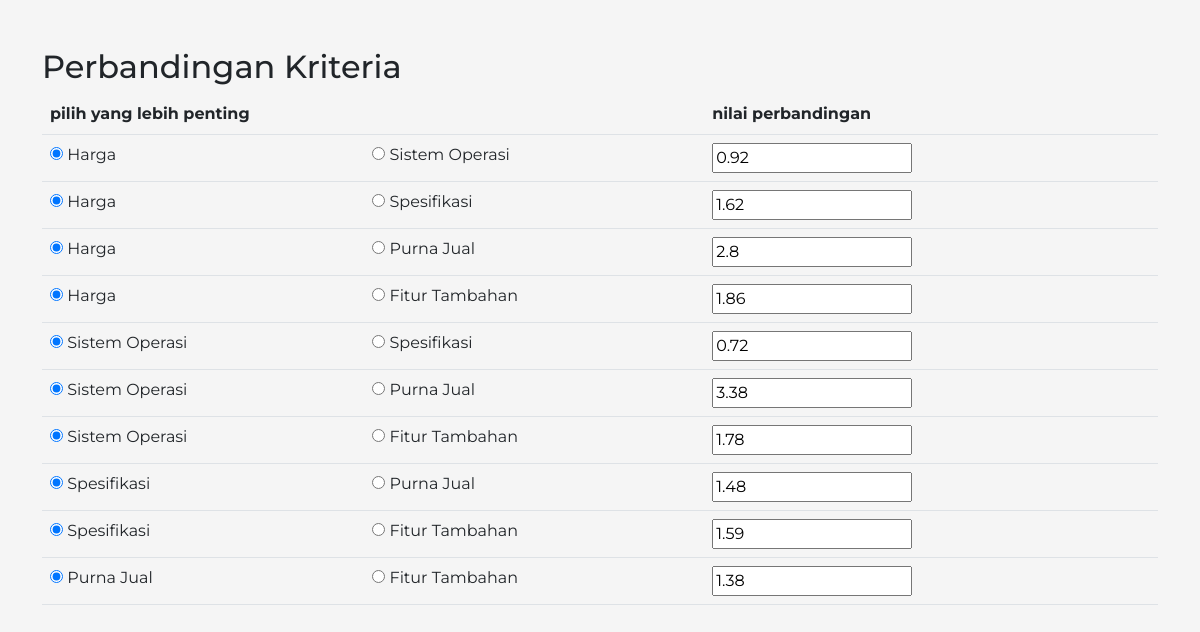
Page /bobot_kriteria.php on the committed database.
### tables this page shows
CREATE TABLE `perbandingan_kriteria` (
  `id` int(11) NOT NULL,
  `kriteria1` int(11) NOT NULL,
  `kriteria2` int(11) NOT NULL,
  `nilai` float NOT NULL
);

### config.php (called while the page is built, shortened)
<?php
	$database = 'spk_ahp_ori';
?>

### fungsi.php (the view, shortened to what this page needs)
<?php
function getKriteriaID($no_urut) {
	include('config.php');
	$query  = "SELECT id FROM kriteria ORDER BY id";
	$result = mysqli_query($koneksi, $query);
	while ($row = mysqli_fetch_array($result)) {
		$listID[] = $row['id'];
	}
	return $listID[($no_urut)];
}
function getJumlahKriteria() {
	include('config.php');
	$query  = "SELECT count(*) FROM kriteria";
	$result = mysqli_query($koneksi, $query);
	while ($row = mysqli_fetch_array($result)) {
		$jmlData = $row[0];
	}
	return $jmlData;
}
function getNilaiPerbandinganKriteria($kriteria1,$kriteria2) {
	include('config.php');
	$id_kriteria1 = getKriteriaID($kriteria1);
	$id_kriteria2 = getKriteriaID($kriteria2);
	$query  = "SELECT nilai FROM perbandingan_kriteria WHERE kriteria1 = $id_kriteria1 AND kriteria2 = $id_kriteria2";
	$result = mysqli_query($koneksi, $query);
	if (mysqli_num_rows($result)==0) {
		$nilai = 1;
	} else {
		while ($row = mysqli_fetch_array($result)) {
			$nilai = $row['nilai'];
		}
	}
	return $nilai;
}
function showTabelPerbandingan($jenis,$kriteria) {
	include('config.php');
	$disabledInput = isset($_SESSION['role']) && $_SESSION['role'] == "user" ? "disabled" : "";
	if ($kriteria == 'kriteria') {
		$n = getJumlahKriteria();
	} else {
		$n = getJumlahAlternatif();
	}
	$query = "SELECT nama FROM $kriteria ORDER BY id";
	$result	= mysqli_query($koneksi, $query);
	while ($row = mysqli_fetch_array($result)) {
		$pilihan[] = $row['nama'];
	}
	?>
	<form class="ui form" action="proses.php" method="post">
	<table class="ui celled selectable collapsing table">
		<thead>
			<tr>
				<th colspan="2">pilih yang lebih penting</th>
				<th>nilai perbandingan</th>
			</tr>
		</thead>
		<tbody>
	<?php
	$urut = 0;
	for ($x=0; $x <= ($n - 2); $x++) {
		for ($y=($x+1); $y <= ($n - 1) ; $y++) {
			$urut++;
	?>
			<tr>
				<td>
					<div class="field">
						<div class="ui radio checkbox">
							<input name="pilih<?php echo $urut?>" value="1" checked="" class="hidden" type="radio" <?php echo "$disabledInput"; ?>>
							<label><?php echo $pilihan[$x]; ?></label>
						</div>
					</div>
				</td>
				<td>
					<div class="field">
						<div class="ui radio checkbox">
							<input name="pilih<?php echo $urut?>" value="2" class="hidden" type="radio" <?php echo "$disabledInput"; ?>>
							<label><?php echo $pilihan[$y]; ?></label>
						</div>
					</div>
				</td>
				<td>
					<div class="field">
	<?php
	if ($kriteria == 'kriteria') {
		$nilai = getNilaiPerbandinganKriteria($x,$y);
	} else {
		$nilai = getNilaiPerbandinganAlternatif($x,$y,($jenis-1));
	}
	?>
						<input type="number" step="0.01" name="bobot<?php echo $urut?>" value="<?php echo $nilai?>" max="10" required <?php echo "$disabledInput"; ?>>
					</div>
				</td>
			</tr>
			<?php
		}
	}
	?>
		</tbody>
	</table>
	</form>
	<?php
}
?>

### css/style1.css (style rules this page uses)
body { margin: 0; padding: 0; background-color: #f5f5f5; font-family: 'Montserrat', sans-serif; }

### rows in the picture
perbandingan_kriteria: nilai "0.92"
perbandingan_kriteria: nilai "1.62"
perbandingan_kriteria: nilai "2.8"
perbandingan_kriteria: nilai "1.86"
perbandingan_kriteria: nilai "0.72"
perbandingan_kriteria: nilai "3.38"
perbandingan_kriteria: nilai "1.78"
perbandingan_kriteria: nilai "1.48"
perbandingan_kriteria: nilai "1.59"
perbandingan_kriteria: nilai "1.38"

### other values in the picture
$pilihan[$x] "Harga"
$pilihan[$y] "Sistem Operasi"
$pilihan[$y] "Spesifikasi"
$pilihan[$y] "Purna Jual"
$pilihan[$y] "Fitur Tambahan"
$pilihan[$x] "Sistem Operasi"
$pilihan[$x] "Spesifikasi"
$pilihan[$x] "Purna Jual"
